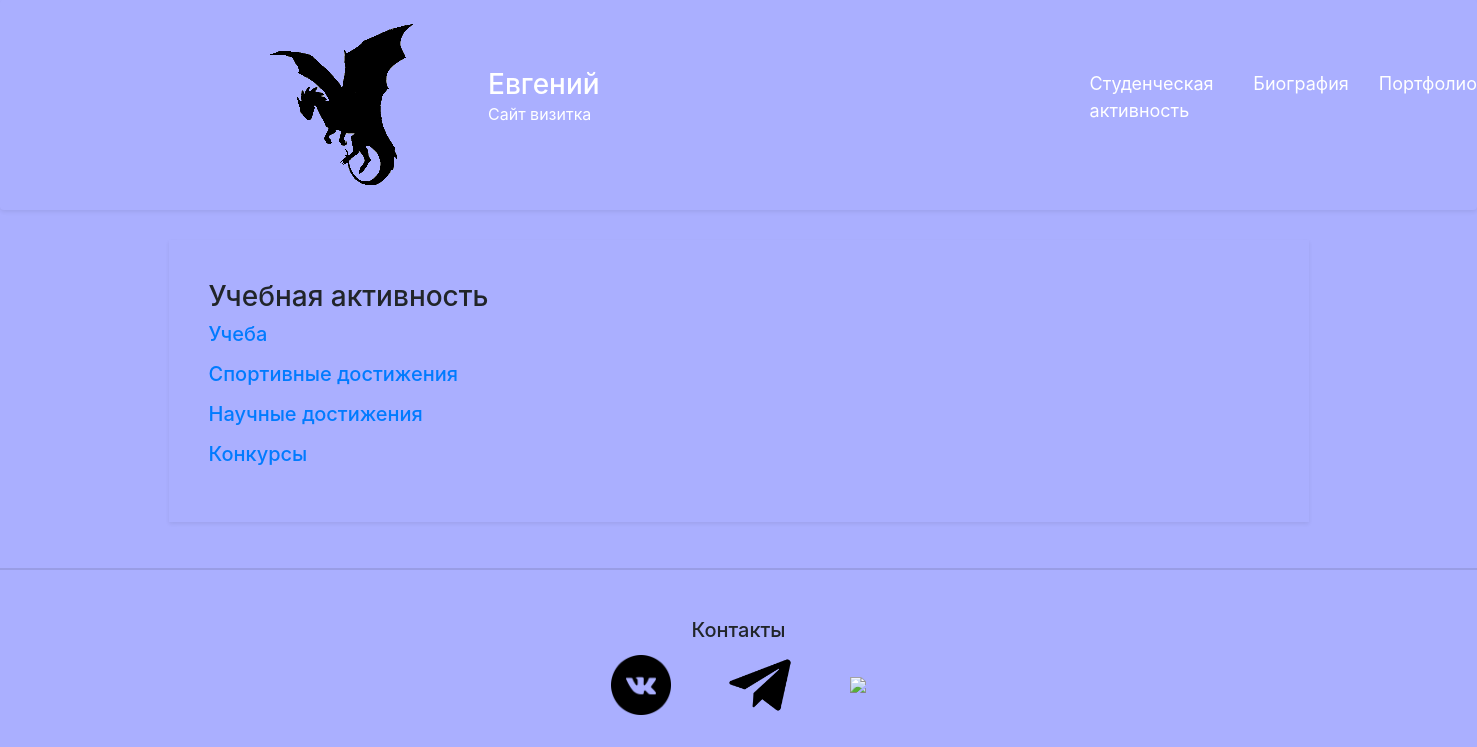
The page /activity/ on the database its author committed.
### mainWindow/models.py (models this page shows)
class Activity(models.Model):
    title = models.CharField(max_length=255)
    text = models.TextField()
    activity_view = models.CharField(max_length=255)
    link = models.TextField()

### mainWindow/views.py (the view)
# urls.py: path("activity/", views.sheet_activity, name="activity"),
def sheet_activity(request):
    data = {
        "title": "Cтуденческая активность",
        "activity": Activity.objects.all(),
    }
    return render(request, "activity_list.html", data)

### mainWindow/templates/activity_list.html
{% extends 'include/main.html' %}
{% block main_section %}
    <h3>Учебная активность</h3>
    {% for act in activity %}
        <a href="{% url 'activity_views' act.activity_view %}"><h5>{{ act.title|linebreaks }}</h5></a>
    {% endfor %}
{% endblock main_section %}

### mainWindow/static/mainWindow/css/main.css (style rules this page uses)
.new_body { background-color: #aaafff; }

### rows shown on the page
Activity: title "Учеба"
Activity: title "Спортивные достижения"
Activity: title "Научные достижения"
Activity: title "Конкурсы"
